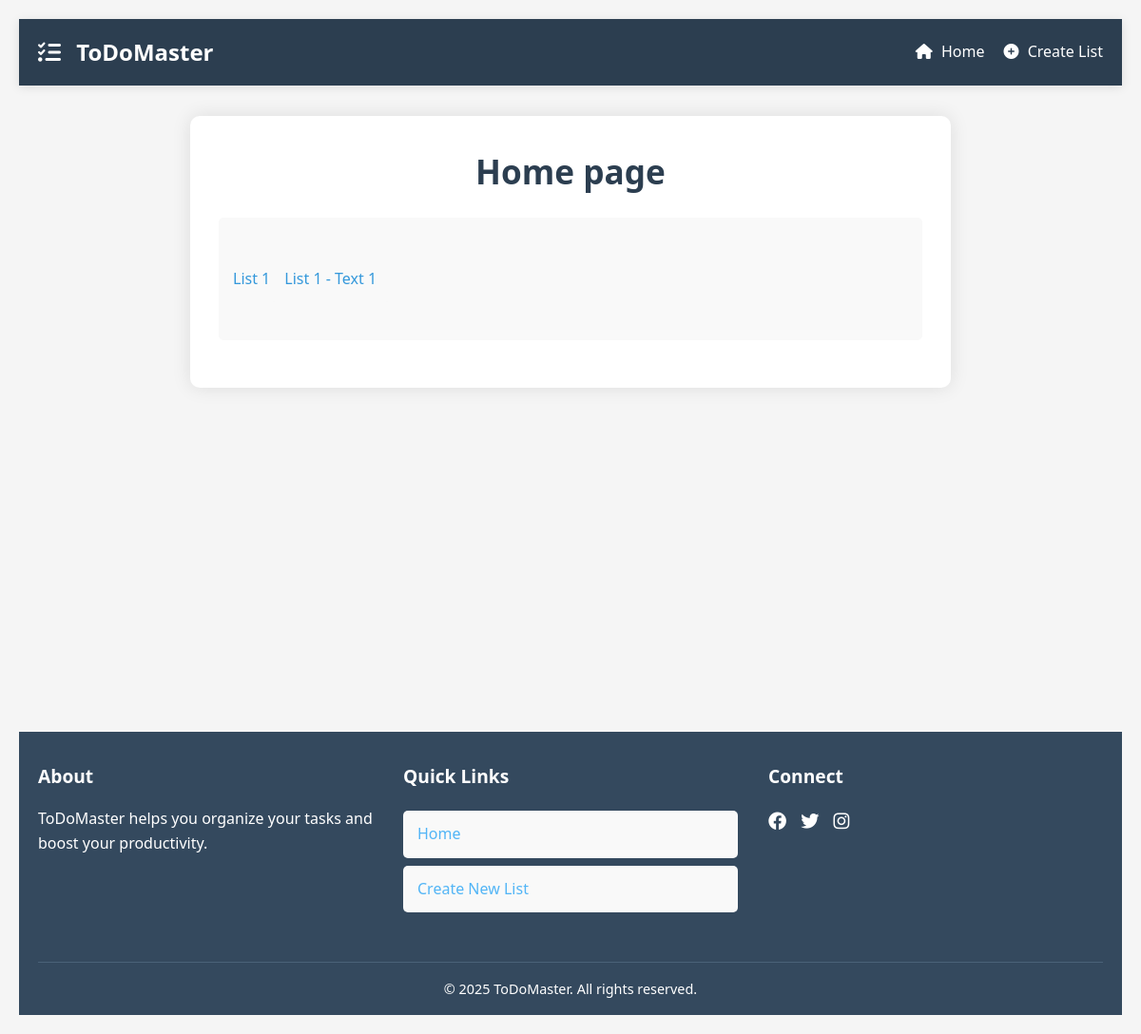
The app's page /, older data.
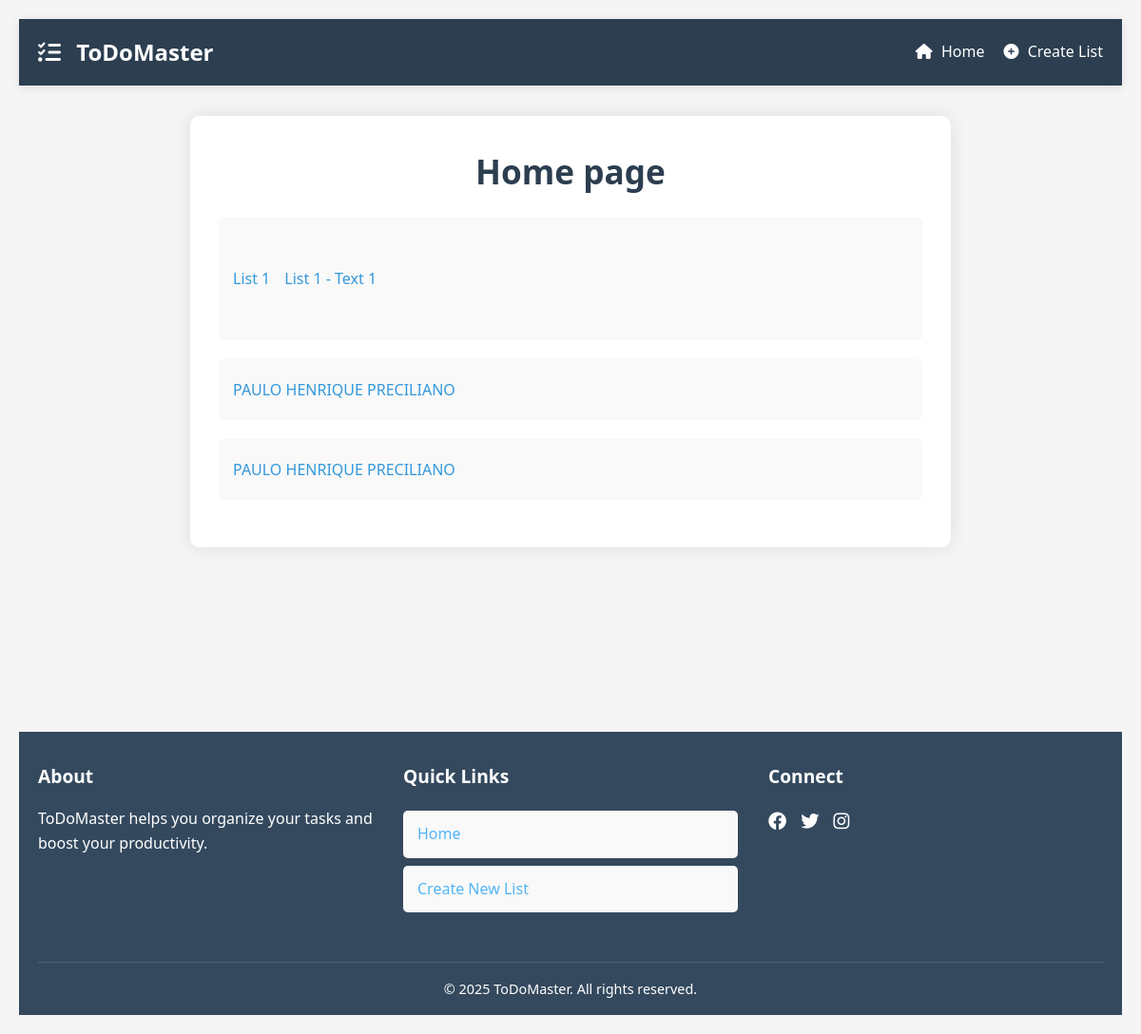
The same page, newer data.
### api/models.py (models this page shows, shortened)
class ToDoList(models.Model):
    name = models.CharField(max_length=200)

class Item(models.Model):
    todolist = models.ForeignKey(ToDoList, on_delete=models.CASCADE)
    text = models.CharField(max_length=300)
    complete = models.BooleanField()

### api/views.py (the view)
# urls.py: path('', views.home, name='home'),
def home(request):
    todo_lists = ToDoList.objects.all()
    return render(request, "api/home.html", {"todo_lists": todo_lists})

### api/templates/api/home.html (shortened to what this page needs)
{% extends "api/base.html" %}
{%block content%}
<h1>Home page</h1>
<div>
    {% if todo_lists|length > 0 %}
        {% for todo_list in todo_lists %}
            <ul>
                <li>
                    {{ todo_list.name }}
                    <ul>
                        {% for item in todo_list.item_set.all %}
                            <li>
                                {{ item.text }}
                            </li>
                        {% endfor %}
                    </ul>
                </li>
            </ul>
        {% endfor %}
    {% else %}
        <p>No Lists</p>
    {% endif %}
</div>
{%endblock%}

Row changes from the older to the newer data that the page shows:
added ToDoList: name "PAULO HENRIQUE PRECILIANO"
added ToDoList: name "PAULO HENRIQUE PRECILIANO"
